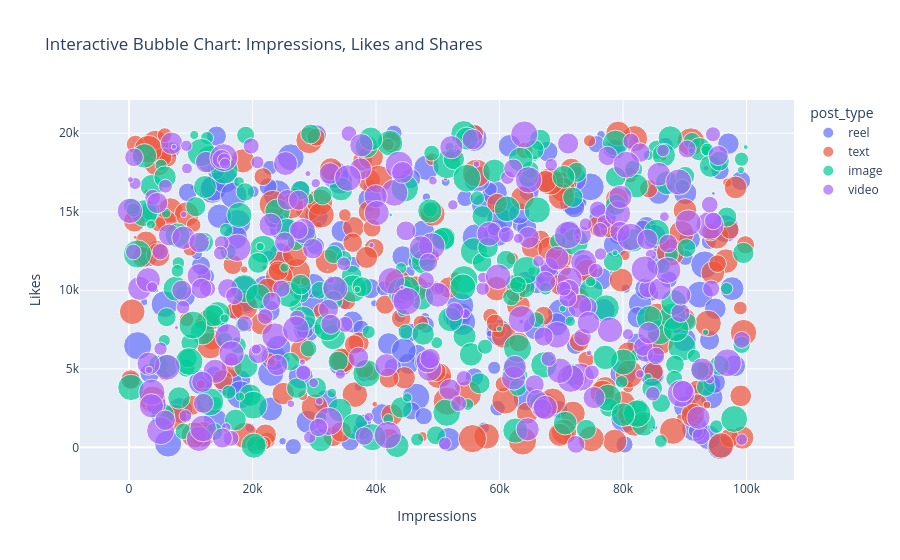

The cell this chart's notebook holds for it:
### Code cell
fig = px.scatter(
    sample_df,
    x="impression_count",
    y="likes",
    size="shares",
    color="post_type",
    hover_data=["post_category", "sentiment"],
    title="Interactive Bubble Chart: Impressions, Likes and Shares"
)

fig.update_layout(
    xaxis_title="Impressions",
    yaxis_title="Likes"
)

fig.show()

### Figure 1 — Plotly figure (JSON) as saved in the notebook; plotly's stock layout.template omitted (floating-point values rounded to 4 significant figures; data arrays with more than 128 entries replaced by an {"elided": "..."} marker saying what was removed)
{"data": [{"customdata": {"elided": "252x2 str values"}, "hovertemplate": "post_type=reel<br>impression_count=%{x}<br>likes=%{y}<br>shares=%{marker.size}<br>post_category=%{customdata[0]}<br>sentiment=%{customdata[1]}<extra></extra>", "legendgroup": "reel", "marker": {"color": "#636efa", "size": {"elided": "252 float values"}, "sizemode": "area", "sizeref": 4.995, "symbol": "circle"}, "mode": "markers", "name": "reel", "orientation": "v", "showlegend": true, "type": "scatter", "x": {"elided": "252 int values"}, "xaxis": "x", "y": {"elided": "252 float values"}, "yaxis": "y"}, {"customdata": {"elided": "245x2 str values"}, "hovertemplate": "post_type=text<br>impression_count=%{x}<br>likes=%{y}<br>shares=%{marker.size}<br>post_category=%{customdata[0]}<br>sentiment=%{customdata[1]}<extra></extra>", "legendgroup": "text", "marker": {"color": "#EF553B", "size": {"elided": "245 float values"}, "sizemode": "area", "sizeref": 4.995, "symbol": "circle"}, "mode": "markers", "name": "text", "orientation": "v", "showlegend": true, "type": "scatter", "x": {"elided": "245 int values"}, "xaxis": "x", "y": {"elided": "245 float values"}, "yaxis": "y"}, {"customdata": {"elided": "269x2 str values"}, "hovertemplate": "post_type=image<br>impression_count=%{x}<br>likes=%{y}<br>shares=%{marker.size}<br>post_category=%{customdata[0]}<br>sentiment=%{customdata[1]}<extra></extra>", "legendgroup": "image", "marker": {"color": "#00cc96", "size": {"elided": "269 float values"}, "sizemode": "area", "sizeref": 4.995, "symbol": "circle"}, "mode": "markers", "name": "image", "orientation": "v", "showlegend": true, "type": "scatter", "x": {"elided": "269 int values"}, "xaxis": "x", "y": {"elided": "269 float values"}, "yaxis": "y"}, {"customdata": {"elided": "234x2 str values"}, "hovertemplate": "post_type=video<br>impression_count=%{x}<br>likes=%{y}<br>shares=%{marker.size}<br>post_category=%{customdata[0]}<br>sentiment=%{customdata[1]}<extra></extra>", "legendgroup": "video", "marker": {"color": "#ab63fa", "size": {"elided": "234 float values"}, "sizemode": "area", "sizeref": 4.995, "symbol": "circle"}, "mode": "markers", "name": "video", "orientation": "v", "showlegend": true, "type": "scatter", "x": {"elided": "234 int values"}, "xaxis": "x", "y": {"elided": "234 float values"}, "yaxis": "y"}], "layout": {"legend": {"itemsizing": "constant", "title": {"text": "post_type"}, "tracegroupgap": 0}, "title": {"text": "Interactive Bubble Chart: Impressions, Likes and Shares"}, "xaxis": {"anchor": "y", "domain": [0, 1], "title": {"text": "Impressions"}}, "yaxis": {"anchor": "x", "domain": [0, 1], "title": {"text": "Likes"}}}}
